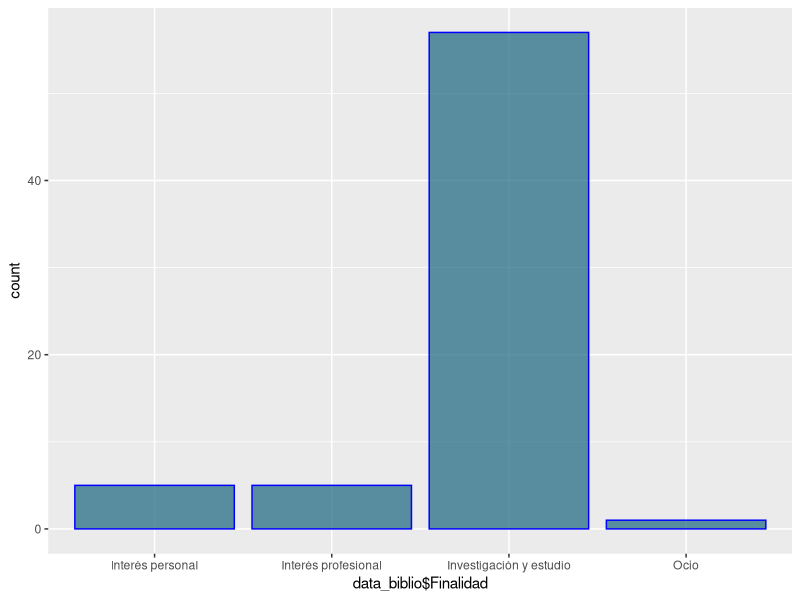

This chart was generated by the following R code:
## ---- chunk 1
knitr::opts_chunk$set(echo = TRUE)
library(tidyverse)
library(knitr)
## ---- chunk 2
data_biblio <- read.csv("biblioteca_historica_2023.csv", header = TRUE, sep = ";")
## ---- chunk 3
colnames(data_biblio) <- c("Inicio_encuesta", "Finalidad", "Frecuencia", "Uso_consulta_sala", "Valoracion_consulta_sala", "Valoracion_tiempo_espera", "Uso_repografia", "Valoracion_repografia", "Participacion_actividades", "Valoracion_actividades", "Uso_reserva_doc", "Valoracion_reserva_doc", "Conoce_web", "Valoracion_actualización_info_contenidos", "Valoracion_facil_buscar_catalogo", "Valoracion_facil_localizar_obras_digital", "Valoracion_tiempo_descarga_doc_digital", "Valoracion_edificio_instalaciones", "Valoracion_horario_apertura", "Valoracion_info_recibida", "Valoracion_red_wifi", "Valoracion_trato_atencion", "Valoracion_proceso_carnes", "Valoracion_adecuacion_necesidades", "Valoracion_general", "Sugerencias", "Servivio_respecto_esperado", "Rango_edad", "Sexo")
## ---- chunk 4
kable(head(data_biblio))
## ---- chunk 5
data_biblio$Finalidad = as.factor(data_biblio$Finalidad)
levels(data_biblio$Finalidad)
## ---- chunk 6
data_biblio$Frecuencia = as.numeric(data_biblio$Frecuencia)
## ---- chunk 7
data_biblio$Rango_edad = as.factor(data_biblio$Rango_edad)
levels(data_biblio$Rango_edad)
## ---- chunk 8
data_biblio$Sexo = as.factor(data_biblio$Sexo)
## ---- chunk 9
ggplot(data_biblio, aes(x=data_biblio$Finalidad)) +
  geom_bar(color="blue", fill=rgb(0.1,0.4,0.5,0.7))
